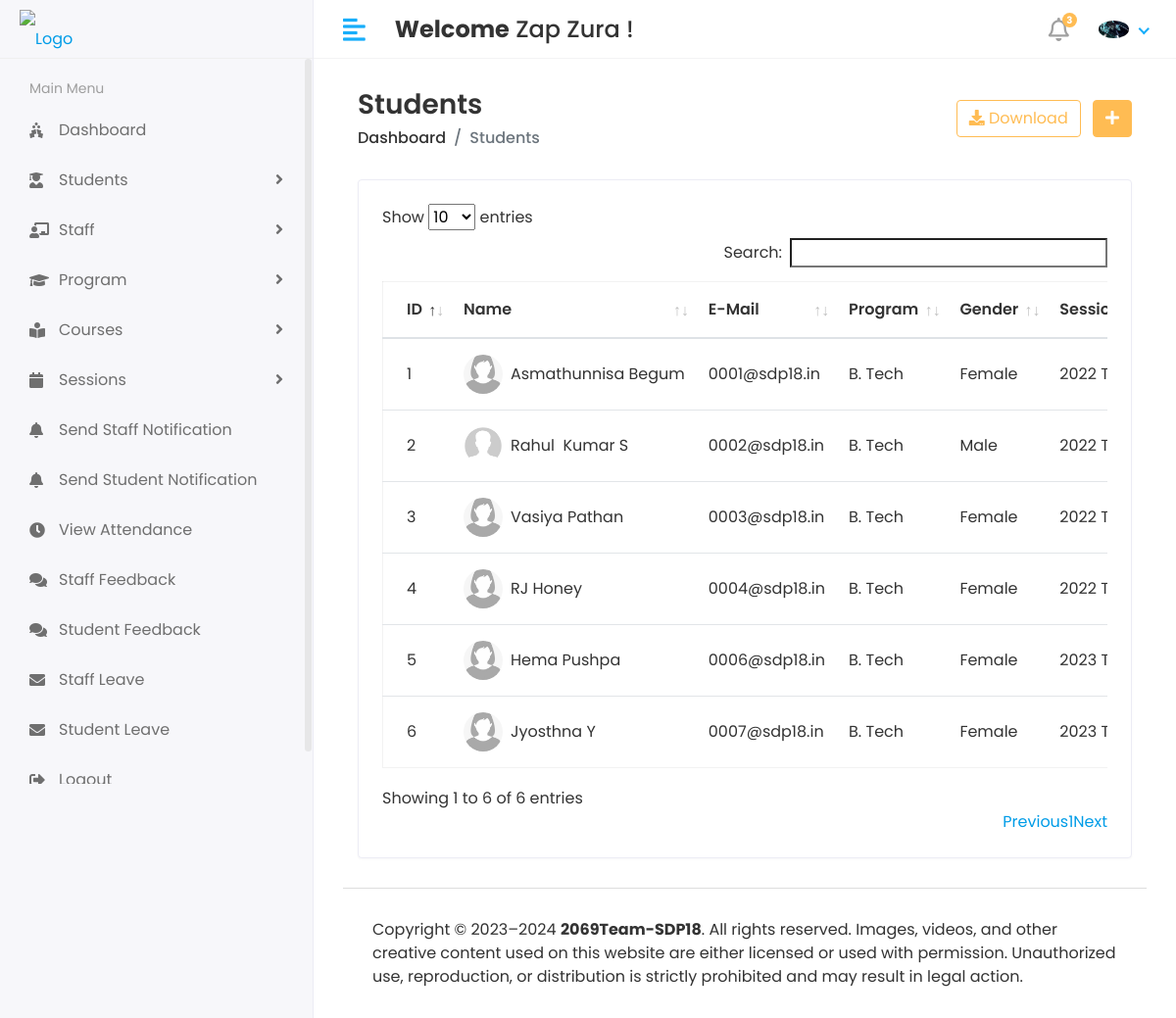
Screenshot of /HOD/Student/View (signed in) with the database file from the repository.
### app/models.py (models this page shows, shortened)
class CustomUser(AbstractUser):
    USER_CHOICES = (
        (1, 'HOD'),
        (2, 'STAFF'),
        (3, 'STUDENT'),
    )
    user_type = models.CharField(choices=USER_CHOICES, max_length=50, default=1)
    profile_pic = models.ImageField(upload_to='media/profile_pics')
    class Meta:
        db_table = 'custom_user_table'

class Student(models.Model):
    admin = models.OneToOneField(CustomUser, on_delete=models.CASCADE)
    address = models.TextField()
    gender = models.CharField(max_length=100)
    program_id = models.ForeignKey(Program, on_delete=models.DO_NOTHING)
    session_year_id = models.ForeignKey(Session_Year, on_delete=models.DO_NOTHING)
    created_at = models.DateTimeField(auto_now_add=True)
    updated_at = models.DateTimeField(auto_now_add=True)
    class Meta:
        db_table = 'student_table'

class Program(models.Model):
    name = models.CharField(max_length=100, blank=False)
    created_at = models.DateTimeField(auto_now_add=True)
    updated_at = models.DateTimeField(auto_now_add=True)
    class Meta:
        db_table = "program_table"

class Session_Year(models.Model):
    session_start = models.CharField(max_length=100)
    session_end = models.CharField(max_length=100)
    class Meta:
        db_table = 'session_year_table'

### Studentlearningmanagementsystem/HOD_views.py (the view)
# urls.py: path('HOD/Student/View', HOD_views.VIEW_STUDENT, name='view_student'),
@login_required(login_url='/')
def VIEW_STUDENT(request):
    student = Student.objects.all()
    context = {
        'student': student,
    }
    return render(request, 'Hod/view_student.html', context)

### templates/HOD/view_student.html (shortened to what this page needs)
{% extends 'base.html' %}
{% block content %}
<div class="content container-fluid">
    <div class="page-header">
       <div class="row align-items-center">
          <div class="col">
             <h3 class="page-title">Students</h3>
             <ul class="breadcrumb">
                <li class="breadcrumb-item"><a href="index.html">Dashboard</a></li>
                <li class="breadcrumb-item active">Students</li>
             </ul>
          </div>
          <div class="col-auto text-right float-right ml-auto">
             <a href="#" class="btn btn-outline-primary mr-2"><i class="fas fa-download"></i> Download</a>
             <a href="{% url 'add_student' %}" class="btn btn-primary"><i class="fas fa-plus"></i></a>
          </div>
       </div>
    </div>
    <div class="row">
       <div class="col-sm-12">
          <div class="card card-table">
             <div class="card-body">
                <div class="table-responsive">
                   <table id='table_id' class="table table-hover table-center mb-0">
                      <thead>
                         <tr>
                            <th>ID</th>
                            <th>Name</th>
                            <th>E-Mail</th>
                            <th>Program</th>
                            <th>Gender</th>
                            <th>Session</th>
                         </tr>
                      </thead>
                      <tbody>
                        {% for i in student %}
                         <tr>
                            <td>{{i.id}}</td>
                            <td>
                               <h2 class="table-avatar">
                                  <a href="student-details.html" class="avatar avatar-sm mr-2"><img class="avatar-img rounded-circle" src="/{{i.admin.profile_pic}}" alt="User Image"></a>
                                  <a href="student-details.html">{{i.admin.first_name}}&nbsp;{{i.admin.last_name}}</a>
                               </h2>
                            </td>
                            <td>{{i.admin.email}}</td>
                            <td>{{i.program_id.name}}</td>
                            <td>{{i.gender}}</td>
                            <td>{{i.session_year_id.session_start}} To {{i.session_year_id.session_end}}</td>
                         </tr>
                         {% endfor %}
                      </tbody>
                   </table>
                </div>
             </div>
          </div>
       </div>
    </div>
 </div>
{% endblock  %}

### templates/includes/header.html (shortened to what this page needs)
{% load static %}
<div class="header">
    <div class="header-left">
       <a href="index.html" class="logo">
       <img src="{% static 'assets/img/logo.jpg' %}" alt="Logo">
       </a>
    </div>
    <a href="javascript:void(0);" id="toggle_btn">
    <i class="fas fa-align-left"></i>
    </a>
    <div class="top-nav-search mt-3">
      <h4><strong>Welcome</strong>&nbsp;<span>{{user.first_name}} {{ user.last_name }}&nbsp;!</span></h4>
    </div>
    <ul class="nav user-menu">
       <li class="nav-item dropdown noti-dropdown">
          <a href="#" class="dropdown-toggle nav-link" data-toggle="dropdown">
          <i class="far fa-bell"></i> <span class="badge badge-pill">3</span>
          </a>
       </li>
       <li class="nav-item dropdown has-arrow">
          <a href="#" class="dropdown-toggle nav-link" data-toggle="dropdown">
            {% if user.profile_pic == "" %}
            <img class="rounded-circle" src="{% static '/assets/img/noimg.jpg' %}" width="31" alt="{{user.username}}">
            {% else %}
          <span class="user-img"><img class="rounded-circle" src="/{{ user.profile_pic }}" width="31" alt="{{user.username}}"></span>
          {% endif %}
         </a>
       </li>
    </ul>
 </div>

### static/assets/css/style.css (style rules this page uses)
html { height: 100%; }
body { background-color: #fff; color: #333; font-family: 'Poppins', sans-serif; font-size: 1rem; height: 100%; line-height: 1.5; overflow-x: hidden; }
h1, h2, h3, h4, h5, h6 { font-family: 'Poppins', sans-serif; margin-top: 0; }
a { color: #009ce7; }
input, button, a { transition: all 0.4s ease; -moz-transition: all 0.4s ease; -o-transition: all 0.4s ease; -ms-transition: all 0.4s ease; -webkit-transition: all 0.4s ease; }
ul, ol { padding: 0px; list-style: none; }
.table { color: #333; max-width: 100%; margin-bottom: 0; width: 100%; }
.table.dataTable { border-collapse: collapse !important; border: 1px solid rgba(0, 0, 0, 0.05); }
table.table td h2 { display: inline-block; font-size: inherit; font-weight: 400; margin: 0; padding: 0; vertical-align: middle; }
table.table td h2.table-avatar { align-items: center; display: inline-flex; font-size: inherit; font-weight: 400; margin: 0; padding: 0; vertical-align: middle; white-space: nowrap; }
table.table td h2 a { color: #333; }
.table thead tr th { font-weight: 600; }
.table tbody tr { border-bottom: 1px solid rgba(0, 0, 0, 0.05); }
.table.table-center td, .table.table-center th { vertical-align: middle; }
.card-table .card-body .table > thead > tr > th { border-top: 0; }
.card-table .card-body .table tr td:first-child, .card-table .card-body .table tr th:first-child { padding-left: 1.5rem; }
.card-table .table td, .card-table .table th { border-top: 1px solid #e2e5e8; padding: 1rem 0.75rem; white-space: nowrap; }
.btn-primary { background-color: #FFBC53; border: 1px solid #FFBC53; }
.btn-outline-primary { color: #FFBC53; border-color: #FFBC53; }
.card { border: 1px solid #ececf5; box-shadow: 0 1px 3px 0 rgba(0, 0, 0, 0.03); margin-bottom: 1.875rem; }
.card-body { padding: 1.5rem; }
.avatar { position: relative; display: inline-block; width: 3rem; height: 3rem }
.avatar > img { width: 100%; height: 100%; -o-object-fit: cover; object-fit: cover; }
.avatar-sm { width: 2.5rem; height: 2.5rem; }
.header { background-color: #fff; border-bottom: 1px solid #f3f3f4; left: 0; position: fixed; right: 0; top: 0; z-index: 1001; height: 60px; }
.header .header-left { float: left; height: 60px; padding: 0 20px; position: relative; width: 320px; z-index: 1; transition: all 0.2s ease-in-out; background-color: #f7f7fa; border-bottom: 1px solid #efefef; border-right: 1px solid #ececf5; display: flex; align-items: center; }
.header .header-left .logo { display: inline-block; line-height: 60px; }
.header .header-left .logo img { max-height: 40px; width: auto; }
.header .dropdown-toggle:after { display: none; }
.header .has-arrow .dropdown-toggle:after { border-top: 0; border-left: 0; border-bottom: 2px solid #18aefa; border-right: 2px solid #18aefa; content: ''; height: 8px; display: inline-block; pointer-events: none; -webkit-transform-origin: 66% 66%; -ms-transform-origin: 66% 66%; transform-origin: 66% 66%; -webkit-transform: rotate(45deg); -ms-transform: rotate(45deg); transform: rotate(45deg); -webkit-transition: all 0.15s ease-in-out; transition: all 0.15s ease-in-out; width: 8px; vertical-align: 0px; }
.user-menu { float: right; margin: 0; position: relative; z-index: 99; padding-right: 15px; }
.user-menu.nav > li > a { color: #a0a0a0; font-size: 14px; line-height: 58px; padding: 0 15px; height: 60px; }
.user-img { margin-right: 3px; position: relative; }
.top-nav-search { float: left; margin-left: 15px; }
.page-header { margin-bottom: 1.875rem; }
.page-header .breadcrumb { background-color: transparent; color: #6c757d; font-size: 1rem; font-weight: 500; margin-bottom: 0; padding: 0; }
.page-header .breadcrumb a { color: #333; }
.page-title { font-size: 28px; font-weight: 600; color: #333; margin-bottom: 5px; }
.user-menu.nav > li > a .badge { background-color: #FFBC53; display: block; font-size: 10px; font-weight: bold; height: 15px; width: 15px; position: absolute; right: 7px; top: 13px; color: #fff; padding: 3px; }
.user-menu.nav > li > a > i { font-size: 1.5rem; line-height: 60px; }
@media (min-width: 992px) { #toggle_btn { align-items: center; color: #18aefa; display: inline-flex; float: left; font-size: 26px; height: 60px; justify-content: center; margin-left: 15px; padding: 0 15px; } }

### rows the page displays
CustomUser: first_name "Zap", last_name "Zura", profile_pic (picture)
Student: id "1", admin.profile_pic (picture), admin.first_name "Asmathunnisa", admin.last_name "Begum", admin.email "0001@sdp18.in", program_id.name "B. Tech", gender "Female", session_year_id.session_start "2022"
Student: id "2", admin.profile_pic (picture), admin.first_name "Rahul", admin.last_name "Kumar S", admin.email "0002@sdp18.in", program_id.name "B. Tech", gender "Male", session_year_id.session_start "2022"
Student: id "3", admin.profile_pic (picture), admin.first_name "Vasiya", admin.last_name "Pathan", admin.email "0003@sdp18.in", program_id.name "B. Tech", gender "Female", session_year_id.session_start "2022"
Student: id "4", admin.profile_pic (picture), admin.first_name "RJ", admin.last_name "Honey", admin.email "0004@sdp18.in", program_id.name "B. Tech", gender "Female", session_year_id.session_start "2022"
Student: id "5", admin.profile_pic (picture), admin.first_name "Hema", admin.last_name "Pushpa", admin.email "0006@sdp18.in", program_id.name "B. Tech", gender "Female", session_year_id.session_start "2023"
Student: id "6", admin.profile_pic (picture), admin.first_name "Jyosthna", admin.last_name "Y", admin.email "0007@sdp18.in", program_id.name "B. Tech", gender "Female", session_year_id.session_start "2023"
